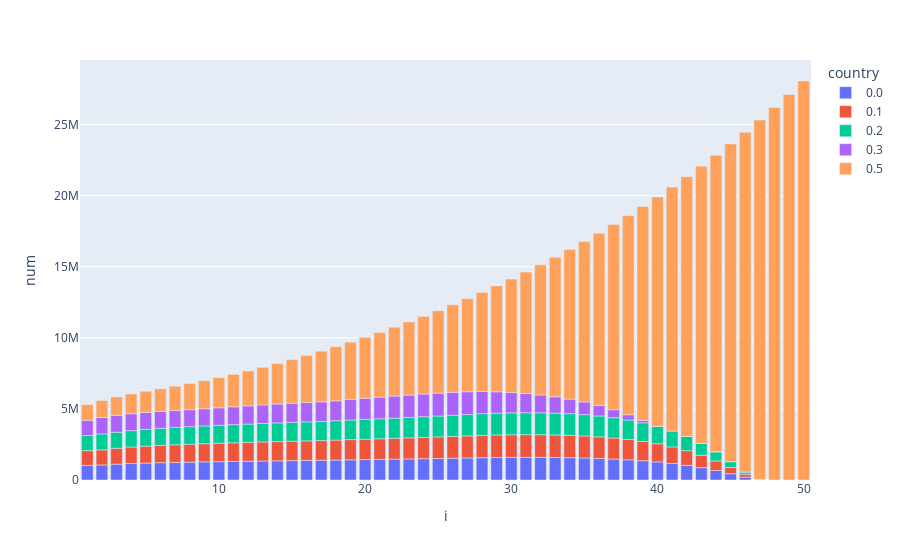

Notebook cell for this chart:
### Code cell
fig = px.bar(df5.groupby(['country', 'i'], as_index=False).sum(), x='i', y='num', color='country')
fig.show()
fig.write_image("demogr5.png")
